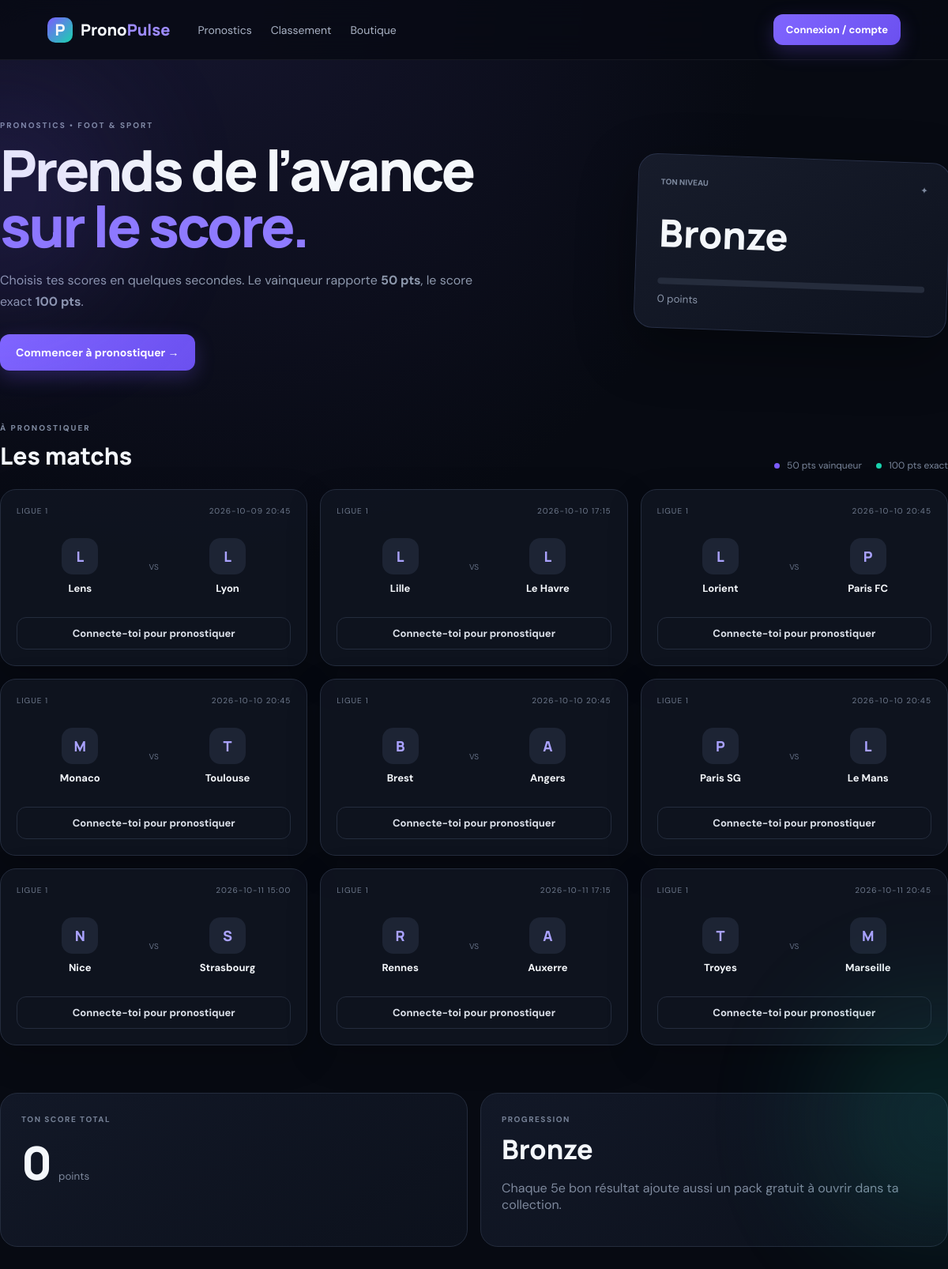
The page / on the database its author committed.
### tables this page shows
CREATE TABLE matches (
        id INTEGER PRIMARY KEY AUTOINCREMENT,
        home TEXT NOT NULL,
        away TEXT NOT NULL,
        competition TEXT DEFAULT 'Match',
        match_date TEXT NOT NULL,
        home_score INTEGER,
        away_score INTEGER,
        status TEXT NOT NULL DEFAULT 'upcoming'
    );

### app.py (the view)
@app.route('/')
def index():
    conn = db()
    matches = conn.execute('SELECT * FROM matches ORDER BY match_date ASC, id ASC').fetchall()
    preds = {}
    if session.get('user_id'):
        rows = conn.execute('SELECT * FROM predictions WHERE user_id=?', (session['user_id'],)).fetchall()
        preds = {r['match_id']: r for r in rows}
    conn.close()
    return render_template('index.html', matches=matches, preds=preds)

### app.py (called while the page is built, shortened)
def db():
    conn = sqlite3.connect(DB)
    conn.row_factory = sqlite3.Row
    conn.execute('PRAGMA foreign_keys = ON')
    return conn

def current_user():
    if 'user_id' not in session:
        return None
    conn = db()
    u = conn.execute('SELECT * FROM users WHERE id=?', (session['user_id'],)).fetchone()
    conn.close()
    return u

@app.context_processor
def inject():
    u = current_user()
    if not u:
        return {
            'user': None,
            'user_level': ('Bronze', 'bronze'),
            'collection_count': 0,
            'collection_value': 0,
            'total_cards': 0,
        }

### templates/index.html
{% extends 'base.html' %}{% block content %}
<section class="hero"><div><div class="eyebrow">PRONOSTICS • FOOT & SPORT</div><h1>Prends de l’avance<br><span>sur le score.</span></h1><p>Choisis tes scores en quelques secondes. Le vainqueur rapporte <b>50 pts</b>, le score exact <b>100 pts</b>.</p>{% if not user %}<button class="btn primary big" onclick="openModal('authModal')">Commencer à pronostiquer →</button>{% endif %}</div><div class="hero-card"><div class="mini-top"><span>TON NIVEAU</span><span>✦</span></div><div class="big-level">{{user_level[0] if user else 'Bronze'}}</div><div class="progress"><i style="width:{{ [((user['points'] if user else 0)%200)/2,100]|min }}%"></i></div><small>{{user['points'] if user else 0}} points</small></div></section>
<section class="section-head"><div><span class="eyebrow">À PRONOSTIQUER</span><h2>Les matchs</h2></div><div class="legend"><span><i class="dot"></i> 50 pts vainqueur</span><span><i class="dot exact"></i> 100 pts exact</span></div></section>
<div class="matches-grid">{% for m in matches if m['status']=='upcoming' %}<article class="match-card" data-match="{{m['id']}}"><div class="match-meta"><span>{{m['competition']}}</span><span>{{m['match_date'].replace('T',' ')}}</span></div><div class="teams"><div class="team"><div class="team-logo">{{m['home'][0]}}</div><b>{{m['home']}}</b></div><span class="vs">VS</span><div class="team"><div class="team-logo">{{m['away'][0]}}</div><b>{{m['away']}}</b></div></div>{% if user %}<div class="score-row"><div class="score-input"><button onclick="stepScore(this,-1)">−</button><input type="number" min="0" value="{{preds[m['id']]['home_score'] if m['id'] in preds else 0}}" class="home-score"><button onclick="stepScore(this,1)">+</button></div><span>:</span><div class="score-input"><button onclick="stepScore(this,-1)">−</button><input type="number" min="0" value="{{preds[m['id']]['away_score'] if m['id'] in preds else 0}}" class="away-score"><button onclick="stepScore(this,1)">+</button></div></div><button class="btn save-pred" onclick="savePrediction({{m['id']}},this)">Enregistrer le prono</button>{% else %}<button class="btn outline wide" onclick="openModal('authModal')">Connecte-toi pour pronostiquer</button>{% endif %}</article>{% else %}<div class="empty"><div>⚽</div><h3>Aucun match pour le moment</h3><p>L’administrateur peut ajouter les prochains matchs depuis ⚙ Gestion.</p></div>{% endfor %}</div>
<section class="bottom-dashboard"><div class="points-box"><span>TON SCORE TOTAL</span><strong>{{user['points'] if user else 0}}</strong><small>points</small></div><div class="rank-box"><span>PROGRESSION</span><strong>{{user_level[0]}}</strong><p>Chaque 5e bon résultat ajoute aussi un pack gratuit à ouvrir dans ta collection.</p></div></section>
{% endblock %}

### static/style.css (style rules this page uses)
:root { --bg:#070a12;--panel:#101522;--panel2:#151b2b;--text:#f4f7fb;--muted:#8d98ac;--accent:#7c5cff;--accent2:#19d3ae;--line:#242c3d;--danger:#ff647c;--shadow:0 24px 70px rgba(0,0,0,.35) }
* { box-sizing:border-box }
body { margin:0;background:radial-gradient(circle at 20% 0%,#15152d 0,#070a12 38%),var(--bg);color:var(--text);font-family:'DM Sans',sans-serif;min-height:100vh }
.btn { border:0;border-radius:12px;padding:11px 16px;font:700 13px 'DM Sans';cursor:pointer;transition:.2s;display:inline-flex;justify-content:center;align-items:center;gap:7px }
.primary { background:linear-gradient(135deg,#8066ff,#6b50ef);color:white;box-shadow:0 8px 25px rgba(124,92,255,.25) }
.outline { background:transparent;border:1px solid var(--line);color:#dce1ea }
.big { padding:14px 20px;font-size:14px }
.wide { width:100% }
.hero,.section-head,.matches-grid,.bottom-dashboard,.admin-page,.shop-page { max-width:1200px;margin:auto }
.hero { padding:76px 0 60px;display:grid;grid-template-columns:1.3fr .7fr;gap:70px;align-items:center }
.eyebrow { font-size:10px;letter-spacing:2px;color:#7f8aa0;font-weight:800 }
.hero h1,.shop-hero h1 { font:800 clamp(44px,6vw,76px)/.98 Manrope;margin:15px 0 20px;letter-spacing:-3px }
.hero h1 span,.shop-hero h1 span { color:#8f7bff }
.hero p { color:var(--muted);font-size:16px;max-width:600px;line-height:1.7;margin-bottom:28px }
.hero-card { background:linear-gradient(145deg,#171c2b,#0e131f);border:1px solid #283047;border-radius:24px;padding:28px;box-shadow:var(--shadow);transform:rotate(2deg) }
.mini-top { display:flex;justify-content:space-between;color:#7d899e;font-size:10px;font-weight:800 }
.big-level { font:800 48px Manrope;margin:25px 0 }
.progress { height:8px;background:#252c3c;border-radius:10px;overflow:hidden }
.hero-card small { display:block;color:#8994a8;margin-top:10px }
.section-head { display:flex;justify-content:space-between;align-items:end;margin-bottom:22px }
.section-head h1,.section-head h2 { font:800 30px Manrope;margin:6px 0 0 }
.legend { display:flex;gap:18px;color:#788499;font-size:12px }
.dot { display:inline-block;width:7px;height:7px;background:#7c5cff;border-radius:50%;margin-right:6px }
.dot.exact { background:#19d3ae }
.matches-grid { display:grid;grid-template-columns:repeat(3,1fr);gap:16px }
.match-card,.panel { background:rgba(16,21,34,.82);border:1px solid var(--line);border-radius:20px;padding:20px;box-shadow:0 15px 45px rgba(0,0,0,.18);transition:.25s }
.match-meta { display:flex;justify-content:space-between;color:#6f7a8d;font-size:10px;text-transform:uppercase;letter-spacing:1px }
.teams { display:grid;grid-template-columns:1fr auto 1fr;align-items:center;text-align:center;gap:7px;margin:28px 0 }
.team { display:flex;flex-direction:column;align-items:center;gap:9px;font-size:13px }
.team-logo { width:46px;height:46px;border-radius:14px;background:#1d2434;display:grid;place-items:center;font:800 18px Manrope;color:#aaa2ff }
.vs { font-size:10px;color:#657086 }
.bottom-dashboard { display:grid;grid-template-columns:1fr 1fr;gap:16px;margin-top:60px;padding-bottom:80px }
.points-box,.rank-box { border:1px solid var(--line);border-radius:22px;padding:26px;background:linear-gradient(145deg,#121827,#0c111c) }
.points-box span,.rank-box span,.wallet span { display:block;font-size:10px;letter-spacing:1.5px;color:#758095;font-weight:800 }
.points-box strong { font:800 58px Manrope;display:inline-block;margin:8px 8px 0 0 }
.points-box small { color:#7e899d }
.rank-box strong { display:block;font:800 34px Manrope;margin-top:8px }
.rank-box p { color:#7e899d }

### rows shown on the page
matches: competition "LIGUE 1", match_date.replace "2026-10-09 20:45", home "L", home "Lens", away "L", away "Lyon"
matches: competition "LIGUE 1", match_date.replace "2026-10-10 17:15", home "L", home "Lille", away "L", away "Le Havre"
matches: competition "LIGUE 1", match_date.replace "2026-10-10 20:45", home "L", home "Lorient", away "P", away "Paris FC"
matches: competition "LIGUE 1", match_date.replace "2026-10-10 20:45", home "M", home "Monaco", away "T", away "Toulouse"
matches: competition "LIGUE 1", match_date.replace "2026-10-10 20:45", home "B", home "Brest", away "A", away "Angers"
matches: competition "LIGUE 1", match_date.replace "2026-10-10 20:45", home "P", home "Paris SG", away "L", away "Le Mans"
matches: competition "LIGUE 1", match_date.replace "2026-10-11 15:00", home "N", home "Nice", away "S", away "Strasbourg"
matches: competition "LIGUE 1", match_date.replace "2026-10-11 17:15", home "R", home "Rennes", away "A", away "Auxerre"
matches: competition "LIGUE 1", match_date.replace "2026-10-11 20:45", home "T", home "Troyes", away "M", away "Marseille"

### other values the page prints
{{ user_level[0] if user else 'Bronze' }} "Bronze"
{{ user['points'] if user else 0 }} "0"
{{ user_level[0] }} "Bronze"
